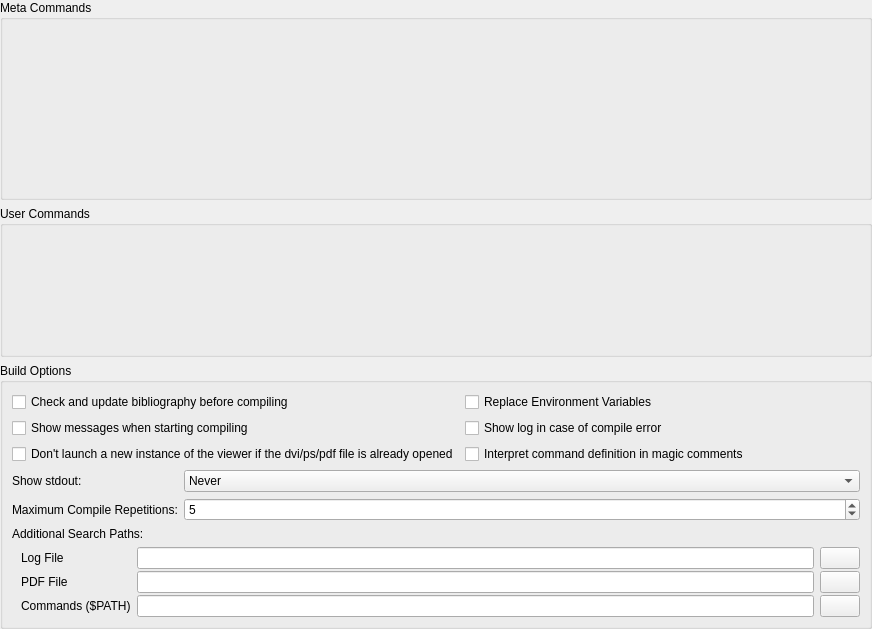
             <widget class="QWidget" name="scrollAreaBuildContents">
              <property name="geometry">
               <rect>
                <x>0</x>
                <y>0</y>
                <width>872</width>
                <height>629</height>
               </rect>
              </property>
              <layout class="QVBoxLayout" name="verticalLayout_17">
               <property name="leftMargin">
                <number>0</number>
               </property>
               <property name="topMargin">
                <number>0</number>
               </property>
               <property name="rightMargin">
                <number>0</number>
               </property>
               <property name="bottomMargin">
                <number>0</number>
               </property>
               <item>
                <widget class="QGroupBox" name="groupBoxMetaCommands">
                 <property name="sizePolicy">
                  <sizepolicy hsizetype="Preferred" vsizetype="Preferred">
                   <horstretch>0</horstretch>
                   <verstretch>0</verstretch>
                  </sizepolicy>
                 </property>
                 <property name="minimumSize">
                  <size>
                   <width>0</width>
                   <height>200</height>
                  </size>
                 </property>
                 <property name="baseSize">
                  <size>
                   <width>0</width>
                   <height>0</height>
                  </size>
                 </property>
                 <property name="title">
                  <string>Meta Commands</string>
                 </property>
                </widget>
               </item>
               <item>
                <widget class="QGroupBox" name="groupBoxUserCommands">
                 <property name="minimumSize">
                  <size>
                   <width>0</width>
                   <height>95</height>
                  </size>
                 </property>
                 <property name="title">
                  <string>User Commands</string>
                 </property>
                 <property name="alignment">
                  <set>Qt::AlignmentFlag::AlignLeading|Qt::AlignmentFlag::AlignLeft|Qt::AlignmentFlag::AlignTop</set>
                 </property>
                </widget>
               </item>
               <item>
                <widget class="QGroupBox" name="groupBoxBuildOptions">
                 <property name="title">
                  <string>Build Options</string>
                 </property>
                 <property name="advancedOption" stdset="0">
                  <bool>true</bool>
                 </property>
                 <layout class="QFormLayout" name="formLayout">
                  <property name="fieldGrowthPolicy">
                   <enum>QFormLayout::FieldGrowthPolicy::AllNonFixedFieldsGrow</enum>
                  </property>
                  <item row="0" column="0">
                   <widget class="QCheckBox" name="checkBoxRunAfterBibTeXChange">
                    <property name="toolTip">
                     <string>Runs txs:///recompile-bibliography, if bib-files were changed.</string>
                    </property>
                    <property name="text">
                     <string>Check and update bibliography before compiling</string>
                    </property>
                   </widget>
                  </item>
                  <item row="1" column="0">
                   <widget class="QCheckBox" name="checkBoxShowMessagesOnCompile">
                    <property name="text">
                     <string>Show messages when starting compiling</string>
                    </property>
                   </widget>
                  </item>
                  <item row="2" column="0">
                   <widget class="QCheckBox" name="checkBoxSingleInstanceViewer">
                    <property name="sizePolicy">
                     <sizepolicy hsizetype="Minimum" vsizetype="Fixed">
                      <horstretch>0</horstretch>
                      <verstretch>0</verstretch>
                     </sizepolicy>
                    </property>
                    <property name="minimumSize">
                     <size>
                      <width>0</width>
                      <height>0</height>
                     </size>
                    </property>
                    <property name="baseSize">
                     <size>
                      <width>600</width>
                      <height>0</height>
                     </size>
                    </property>
                    <property name="text">
                     <string>Don't launch a new instance of the viewer if the dvi/ps/pdf file is already opened</string>
                    </property>
                   </widget>
                  </item>
                  <item row="3" column="0" colspan="2">
                   <layout class="QGridLayout" columnstretch="0,1">
                    <item row="0" column="0">
                     <widget class="QLabel" name="label_37">
                      <property name="text">
                       <string>Show stdout:</string>
                      </property>
                     </widget>
                    </item>
                    <item row="0" column="1">
                     <widget class="QComboBox" name="comboBoxShowStdout">
                      <item>
                       <property name="text">
                        <string>Never</string>
                       </property>
                      </item>
                      <item>
                       <property name="text">
                        <string>Only For User Commands</string>
                       </property>
                      </item>
                      <item>
                       <property name="text">
                        <string>Always (If not redirected &gt; /dev/null)</string>
                       </property>
                      </item>
                     </widget>
                    </item>
                    <item row="1" column="0">
                     <widget class="QLabel" name="label_38">
                      <property name="toolTip">
                       <string>Some LaTeX constructs (e.g. references) need multiple compilation cycles until they are displayed correctly.</string>
                      </property>
                      <property name="text">
                       <string>Maximum Compile Repetitions:</string>
                      </property>
                     </widget>
                    </item>
                    <item row="1" column="1">
                     <widget class="QSpinBox" name="spinBoxRerunLatex">
                      <property name="value">
                       <number>5</number>
                      </property>
                     </widget>
                    </item>
                   </layout>
                  </item>
                  <item row="7" column="0" colspan="2">
                   <layout class="QGridLayout" name="gridLayout_1">
                    <property name="leftMargin">
                     <number>9</number>
                    </property>
                    <property name="topMargin">
                     <number>0</number>
                    </property>
                    <property name="rightMargin">
                     <number>0</number>
                    </property>
                    <property name="bottomMargin">
                     <number>0</number>
                    </property>
                    <property name="verticalSpacing">
                     <number>2</number>
                    </property>
                    <item row="1" column="1">
                     <widget class="QLineEdit" name="lineEditPathPDF"/>
                    </item>
                    <item row="2" column="1">
                     <widget class="QLineEdit" name="lineEditPathCommands"/>
                    </item>
                    <item row="1" column="2">
                     <widget class="QPushButton" name="pushButtonPathPdf">
                      <property name="sizePolicy">
                       <sizepolicy hsizetype="Maximum" vsizetype="Fixed">
                        <horstretch>0</horstretch>
                        <verstretch>0</verstretch>
                       </sizepolicy>
                      </property>
                      <property name="text">
                       <string/>
                      </property>
                      <property name="icon">
                       <iconset resource="../images.qrc">
                        <normaloff>:/images-ng/document-open.svgz</normaloff>:/images-ng/document-open.svgz</iconset>
                      </property>
                     </widget>
                    </item>
                    <item row="2" column="0">
                     <widget class="QLabel" name="label_59">
                      <property name="text">
                       <string>Commands ($PATH)</string>
                      </property>
                     </widget>
                    </item>
                    <item row="1" column="0">
                     <widget class="QLabel" name="label_58">
                      <property name="text">
                       <string>PDF File</string>
                      </property>
                     </widget>
                    </item>
                    <item row="0" column="1">
                     <widget class="QLineEdit" name="lineEditPathLog"/>
                    </item>
                    <item row="0" column="2">
                     <widget class="QPushButton" name="pushButtonPathLog">
                      <property name="sizePolicy">
                       <sizepolicy hsizetype="Maximum" vsizetype="Fixed">
                        <horstretch>0</horstretch>
                        <verstretch>0</verstretch>
                       </sizepolicy>
                      </property>
                      <property name="text">
                       <string/>
                      </property>
                      <property name="icon">
                       <iconset resource="../images.qrc">
                        <normaloff>:/images-ng/document-open.svgz</normaloff>:/images-ng/document-open.svgz</iconset>
                      </property>
                     </widget>
                    </item>
                    <item row="2" column="2">
                     <widget class="QPushButton" name="pushButtonPathCommands">
                      <property name="sizePolicy">
                       <sizepolicy hsizetype="Maximum" vsizetype="Fixed">
                        <horstretch>0</horstretch>
                        <verstretch>0</verstretch>
                       </sizepolicy>
                      </property>
                      <property name="text">
                       <string/>
                      </property>
                      <property name="icon">
                       <iconset resource="../images.qrc">
                        <normaloff>:/images-ng/document-open.svgz</normaloff>:/images-ng/document-open.svgz</iconset>
                      </property>
                     </widget>
                    </item>
                    <item row="0" column="0">
                     <widget class="QLabel" name="label_57">
                      <property name="text">
                       <string>Log File</string>
                      </property>
                     </widget>
                    </item>
                   </layout>
                  </item>
                  <item row="6" column="0" colspan="2">
                   <widget class="QLabel" name="label_68">
                    <property name="text">
                     <string>Additional Search Paths:</string>
                    </property>
                   </widget>
                  </item>
                  <item row="0" column="1">
                   <widget class="QCheckBox" name="checkBoxReplaceEnvironmentVariables">
                    <property name="toolTip">
                     <string>Replaces environment variables in commands.The behavior is OS-specific.

Windows:
Variables are written as: %MYVAR%. They are case-insensitive.

Linux, OS X:
Variables are written as: $MYVAR. They are case-sensitive.
</string>
                    </property>
                    <property name="text">
                     <string>Replace Environment Variables</string>
                    </property>
                   </widget>
                  </item>
                  <item row="1" column="1">
                   <widget class="QCheckBox" name="checkBoxShowLogInCaseOfCompileError">
                    <property name="text">
                     <string>Show log in case of compile error</string>
                    </property>
                   </widget>
                  </item>
                  <item row="2" column="1">
                   <widget class="QCheckBox" name="checkBoxInterpetCommandDefinitionInMagicComment">
                    <property name="toolTip">
                     <string>This allows to redefine commands using comment of style &lt;code&gt;%&amp;nbsp;!TeX&amp;nbsp;program&lt;/code&gt;, &lt;code&gt;%&amp;nbsp;!TeX&amp;nbsp;TS-program&lt;/code&gt; and &lt;code&gt;%&amp;nbsp;!TeX&amp;nbsp;TXS-program&lt;/code&gt;. For details see the manual.</string>
                    </property>
                    <property name="text">
                     <string>Interpret command definition in magic comments</string>
                    </property>
                   </widget>
                  </item>
                 </layout>
                </widget>
               </item>
              </layout>
             </widget>
